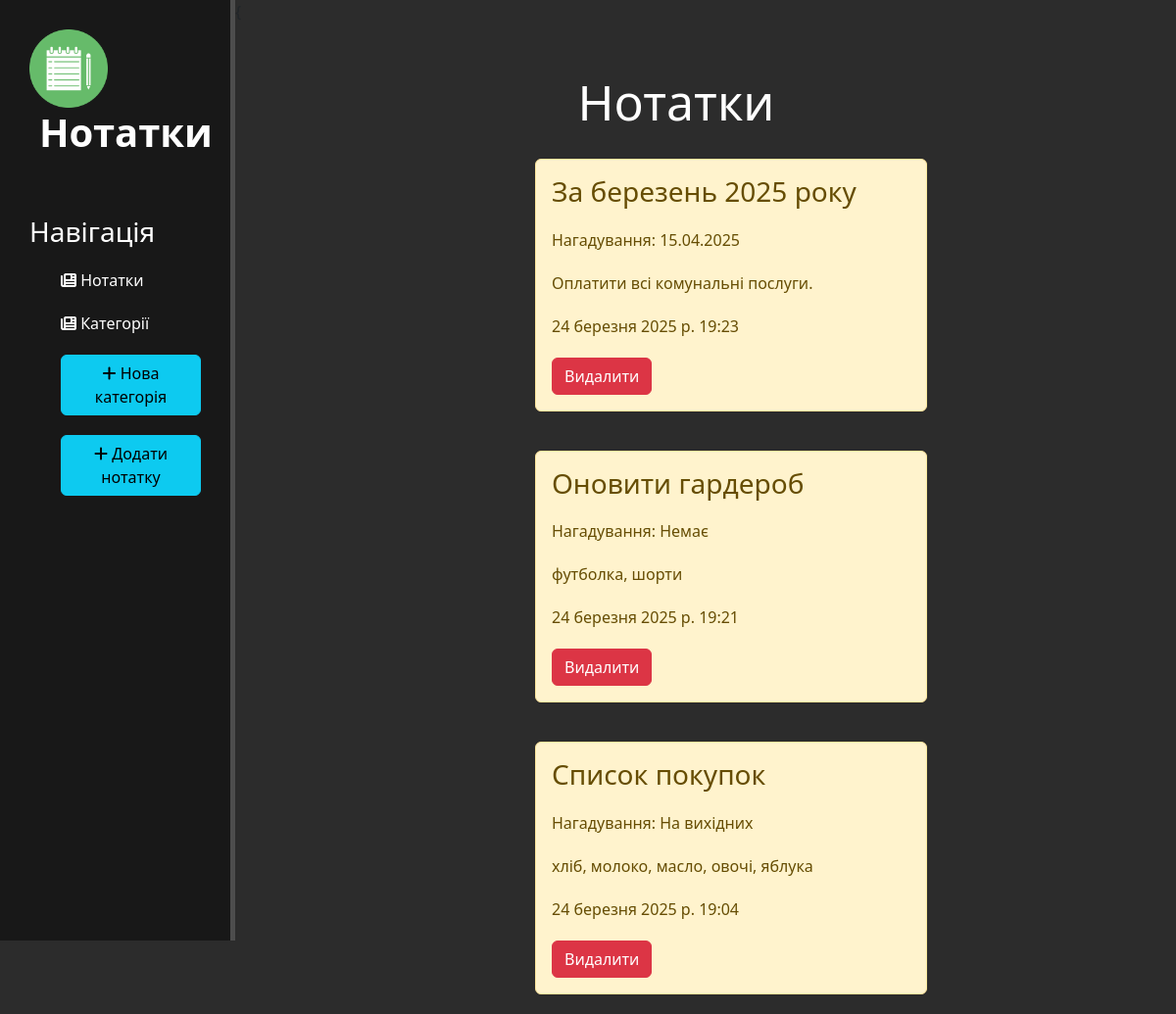
Before: / with the older database file.
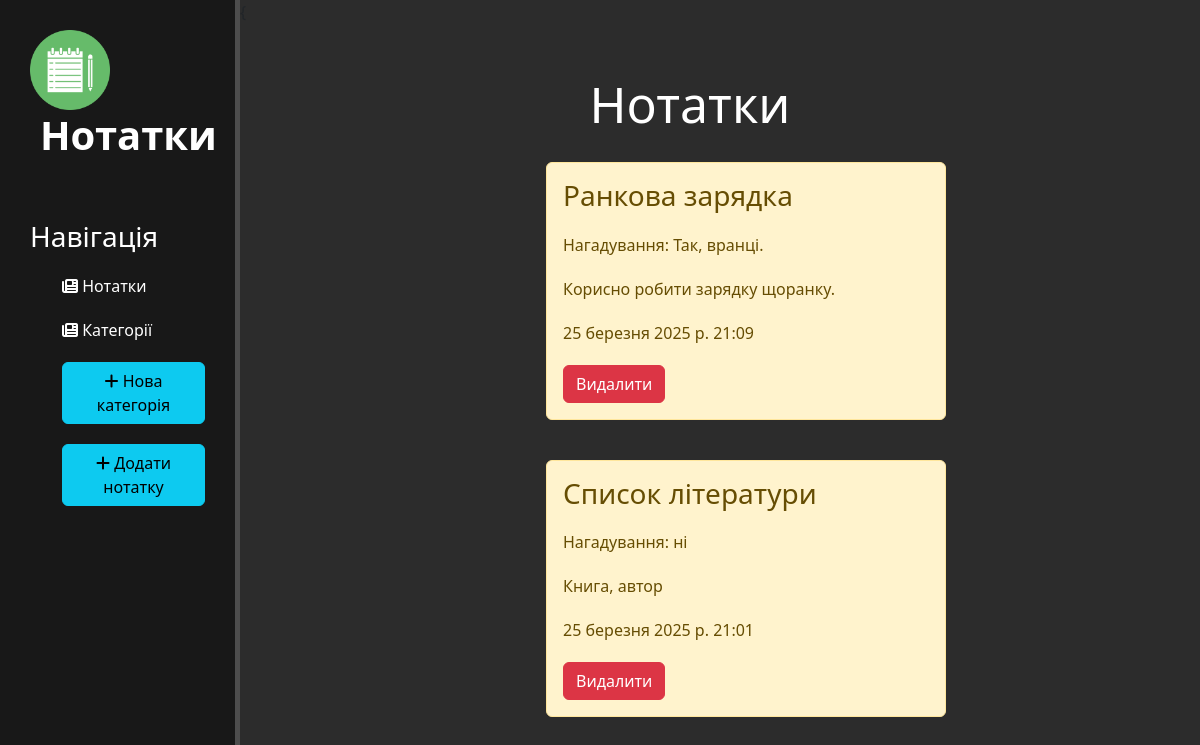
After: the same page with the newer database file.
### notes/models.py (models this page shows, shortened)
class Articles(models.Model):
    title = models.CharField('Заголовок', max_length=50)
    full_text = models.TextField('Текст')
    reminder = models.CharField('Нагадування', max_length=250)
    date = models.DateTimeField('Дата')
    category = models.ForeignKey(Category, on_delete=models.SET_NULL, null=True, blank=True)  # Changed 'categories' to 'category'
    class Meta:
        verbose_name = 'Нотатка'
        verbose_name_plural = 'Нотатки'

### notes/views.py (the view)
# urls.py: path('', views.index, name='home'),
def index(request):
    notes = Articles.objects.order_by('-id')
    return render(request, 'notes/index.html', {'notes': notes})

### notes/templates/notes/index.html (shortened to what this page needs)
{{% extends 'notes/layout.html' %}
{% block content %}
<div class="features">
    <h1>Нотатки</h1>
    {% if notes %}
        {% for note in notes %}
            <div class="alert alert-warning">
                <h3>{{ note.title }}</h3>
                <p>Нагадування: {{ note.reminder }}</p>
                <p>{{ note.full_text }}</p>
                <p>{{ note.date }}</p>
                <a href="{% url 'delete_note' note.id %}" class="btn btn-danger">Видалити</a>
            </div>
        {% endfor %}
    {% else %}
        <p>У вас немає записів!</p>
    {% endif %}
</div>
{% endblock %}

### notes/templates/notes/layout.html (shortened to what this page needs)
{% load static %}
<!DOCTYPE html>
<html lang="en">
  <head>
    <link
      rel="stylesheet"
      href="https://cdn.jsdelivr.net/npm/bootstrap@5.3.3/dist/css/bootstrap.min.css"
    />
    <link rel="stylesheet" href="{% static 'notes/css/main.css' %}" />
    <link
      rel="stylesheet"
      href="https://cdnjs.cloudflare.com/ajax/libs/font-awesome/6.7.2/css/all.min.css"
    />
  </head>
  <body>
    <aside>
      <img src="{% static 'notes/img/logo.png' %}" alt="" />
      <span class="logo">Нотатки</span>
      <h3>Навігація</h3>
      <ul>
        <a href="{% url 'home' %}"
          ><li><i class="fa-solid fa-newspaper"></i> Нотатки</li></a
        >
        <a href="{% url 'about' %}"
          ><li><i class="fa-solid fa-newspaper"></i> Категорії</li></a
        >
        <a href="{% url 'add_category' %}"
        ><li><button class="btn btn-info"><i class="fa-solid fa-plus"></i> Нова категорія</button></li></a
        >
        <a href="{% url 'create' %}"
        ><li><button class="btn btn-info"><i class="fa-solid fa-plus"></i> Додати нотатку</button></li></a
        >
      </ul>
    </aside>
    <main>{% block content %} {% endblock %}</main>
  </body>
</html>

### notes/static/notes/css/main.css (style rules this page uses)
body { background: #2c2c2c; }
aside { float: left; background: #181818; width: 20%; padding: 2.5%; height: 120vh; color: #fff; border-right: 5px solid #4d4d4d; }
aside img { width: 80px; float: left; }
aside .logo { font-size: 40px; margin-left: 10px; font-weight: bold; position: relative; top: -5px; }
aside h3 { margin-top: 50px; font-size: 28px; }
aside ul { list-style: none; }
aside ul li { color: #fff; display: block; margin-top: 20px; transition: transform 0.6s ease; }
aside ul a { text-decoration: none; }
main .features { float: left; width: 75%; color: #fff; margin-top: 50px; text-align: center; }
main .features h1 { font-size: 50px; }
main .features p { max-width: 400px; margin: 20px auto; }
.alert-warning { float: left; clear: both; width: 400px; margin: 20px 34%; text-align: left; }

Changed rows visible on the page:
removed Articles: title "За березень 2025 року", reminder "15.04.2025", full_text "Оплатити всі комунальні послуги.", date "24 березня 2025 р. 19:23"
removed Articles: title "Оновити гардероб", reminder "Немає", full_text "футболка, шорти", date "24 березня 2025 р. 19:21"
removed Articles: title "Список покупок", reminder "На вихідних", full_text "хліб, молоко, масло, овочі, яблука", date "24 березня 2025 р. 19:04"
added Articles: title "Ранкова зарядка", reminder "Так, вранці.", full_text "Корисно робити зарядку щоранку.", date "25 березня 2025 р. 21:09"
added Articles: title "Список літератури", reminder "ні", full_text "Книга, автор", date "25 березня 2025 р. 21:01"
